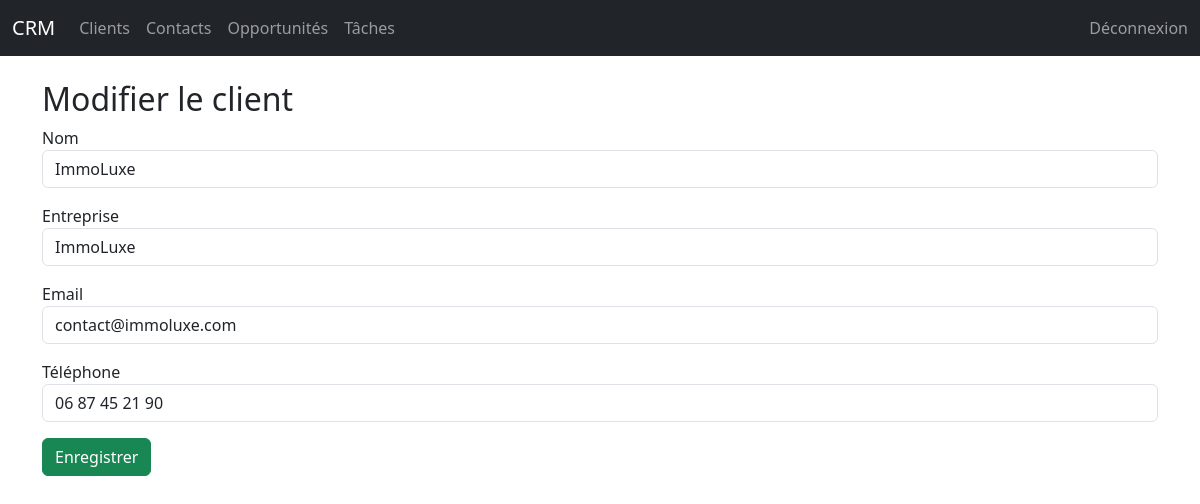
The page /clients/2/edit/ (signed in) on the database its author committed.
### crm/models.py (models this page shows, shortened)
class Client(models.Model):
    name = models.CharField(max_length=200)
    company = models.CharField(max_length=200, blank=True, null=True)
    email = models.EmailField(blank=True, null=True)
    phone = models.CharField(max_length=50, blank=True, null=True)
    created_at = models.DateTimeField(auto_now_add=True)
    owner = models.ForeignKey(User, on_delete=models.CASCADE, related_name="clients")
    is_active = models.BooleanField(default=False)

### crm/views.py (the view, shortened to what this page needs)
# urls.py: path("clients/<int:id>/edit/", views.client_edit),
@login_required
def client_edit(request, id):
    client = Client.objects.get(id=id)
    if not request.user.is_staff and client.owner != request.user:
        return redirect("/")
    return render(request, "crm/client_form.html", {"client": client})

### crm/templates/crm/client_form.html (shortened to what this page needs)
{% extends "base.html" %}
{% block content %}
<h2>{% if client %}Modifier le client{% else %}Créer un client{% endif %}</h2>
<form method="POST">
    <div class="mb-3">
        <label>Nom</label>
        <input name="name" class="form-control" value="{{ client.name }}">
    </div>
    <div class="mb-3">
        <label>Entreprise</label>
        <input name="company" class="form-control" value="{{ client.company }}">
    </div>
    <div class="mb-3">
        <label>Email</label>
        <input name="email" class="form-control" value="{{ client.email }}">
    </div>
    <div class="mb-3">
        <label>Téléphone</label>
        <input name="phone" class="form-control" value="{{ client.phone }}">
    </div>
    <button class="btn btn-success">Enregistrer</button>
</form>
{% endblock %}

### rows shown on the page
Client: name "ImmoLuxe", company "ImmoLuxe", email "contact@immoluxe.com", phone "06 87 45 21 90"
